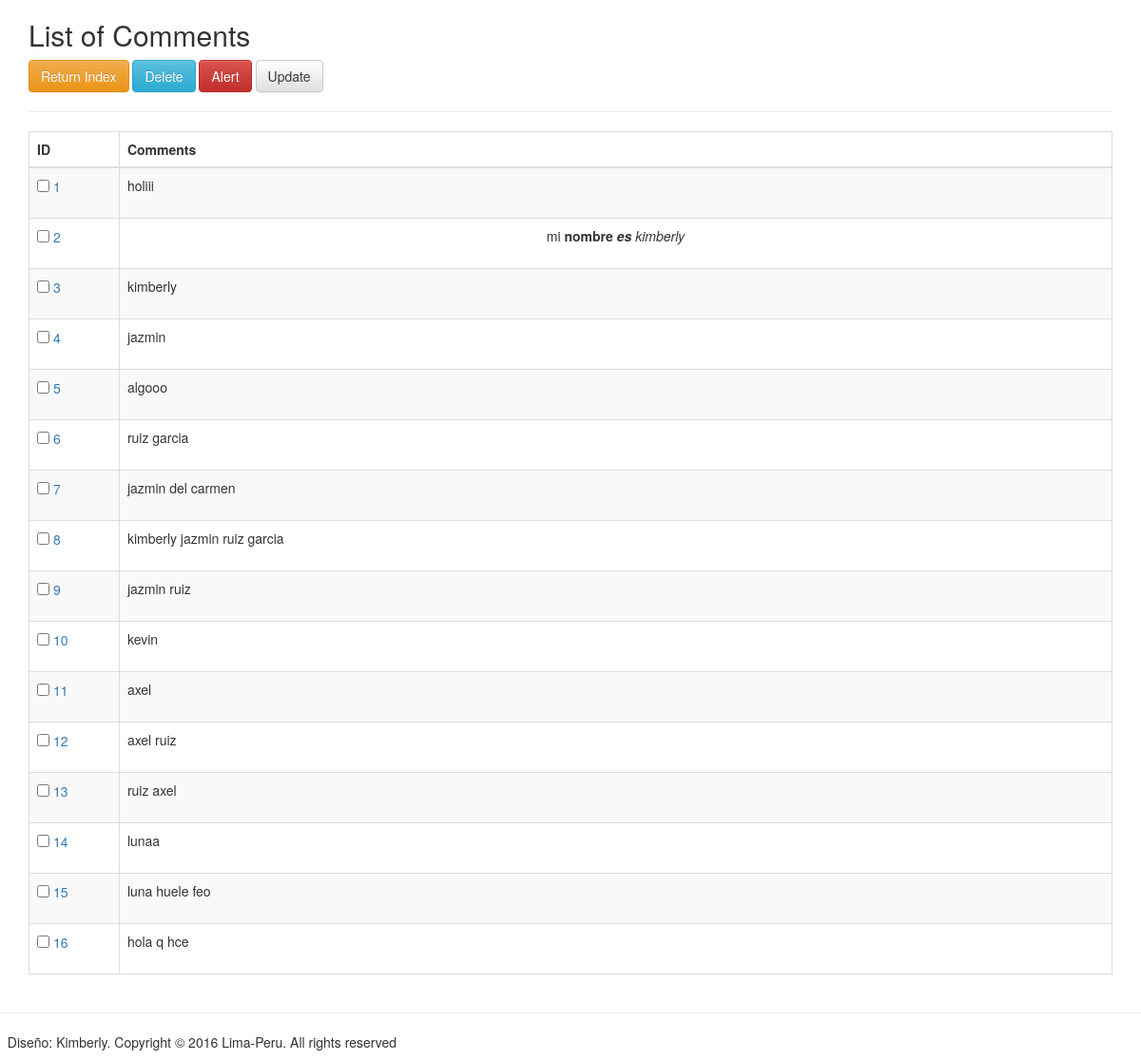
The app's page /crud/register_list.php, older data.
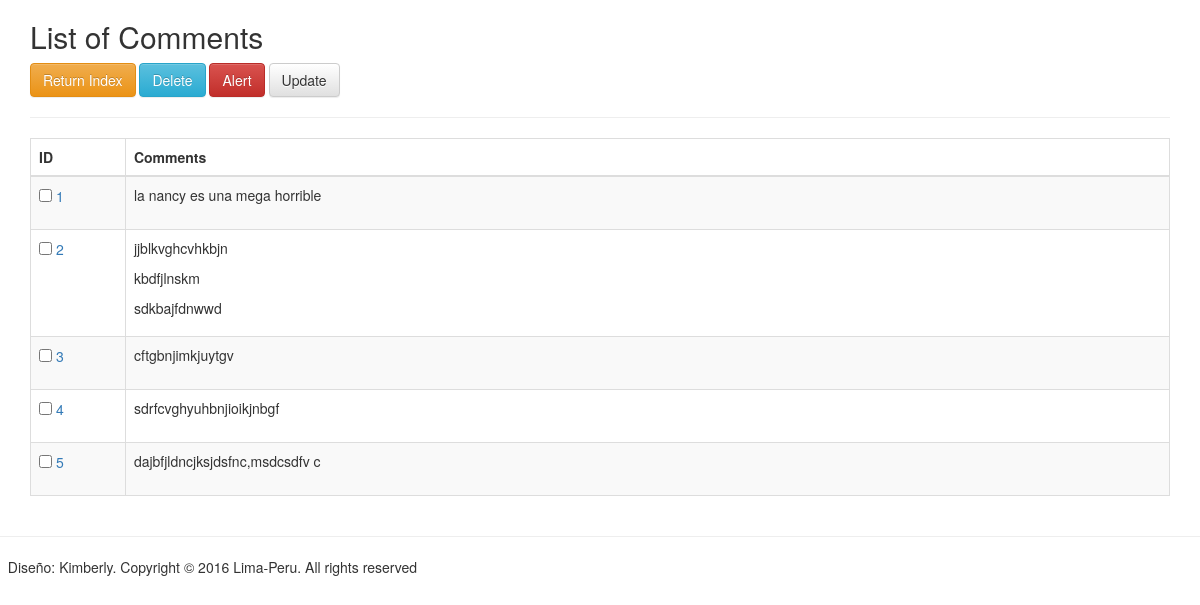
The same page, newer data.
### tables this page shows
CREATE TABLE `tinymce` (
  `id` int(11) NOT NULL,
  `text_area` text NOT NULL
);

### crud/register_list.php (the view, shortened to what this page needs)
<!DOCTYPE html>
<html>
  <head>
  </head>
  <body>
    <?php
    require_once('../mysqli_connect.php');
    $query = "SELECT id, text_area FROM tinymce";
    $response = @mysqli_query($dbc, $query);
    ?>
    <div class="container">
    <h2>List of Comments</h2>
    <a href="../index.php" class="btn btn-warning" role="button">Return Index</a>
    <a href="javascript:void(0)" class="btn btn-info" role="button" id="delete">Delete</a>
    <a href="javascript:void(0)" class="btn btn-danger" role="button" id="alert">Alert</a>
    <a href="javascript:void(0)" class="btn btn-default" role="button" id="update">Update</a>
    <hr>
    <form id="myTableForm" name="myForm" method="post" action="" onSubmit="" enctype = text/plain>
    <table id="tabla1" class="table table-striped table-bordered">
      <thead>
        <tr>
          <th>ID</th>
          <th>Comments</th>
        </tr>
      </thead>
      <tbody>
        <?php
          if($response){
              $contador=1;
              while($row = mysqli_fetch_array($response)){
        ?>
        <tr>
            <td class="col-sm-1">
              <div class="form-group">
                      <input type="checkbox" name="myCheckbox" value="<?php echo $row['id'];?>">
                      <a href="register_view.php?id=<?php echo $row['id'];?>">
                          <?php echo $contador;
                          $contador++;
                          ?>
                      </a>
              </div>
            </td>
            <td><?php echo $row['text_area'];?></td>
        </tr>
        <?php
              }
          } else{
                    echo "Couldn't issue database query<br />";
                    echo mysqli_error($dbc);
                }
         ?>
      </tbody>
      </table>
      </form>
      </div>
</html>

Row changes from the older to the newer data that the page shows:
removed tinymce: text_area "holiii"
removed tinymce: text_area "mi nombre es kimberly"
removed tinymce: text_area "kimberly"
removed tinymce: text_area "jazmin"
removed tinymce: text_area "algooo"
removed tinymce: text_area "ruiz garcia"
removed tinymce: text_area "jazmin del carmen"
removed tinymce: text_area "kimberly jazmin ruiz garcia"
removed tinymce: text_area "jazmin ruiz"
removed tinymce: text_area "kevin"
removed tinymce: text_area "axel"
removed tinymce: text_area "axel ruiz"
removed tinymce: text_area "ruiz axel"
removed tinymce: text_area "lunaa"
removed tinymce: text_area "luna huele feo"
removed tinymce: text_area "hola q hce"
added tinymce: text_area "la nancy es una mega horrible"
added tinymce: text_area "jjblkvghcvhkbjn kbdfjlnskm sdkbajfdnwwd"
added tinymce: text_area "cftgbnjimkjuytgv"
added tinymce: text_area "sdrfcvghyuhbnjioikjnbgf"
added tinymce: text_area "dajbfjldncjksjdsfnc,msdcsdfv c"
